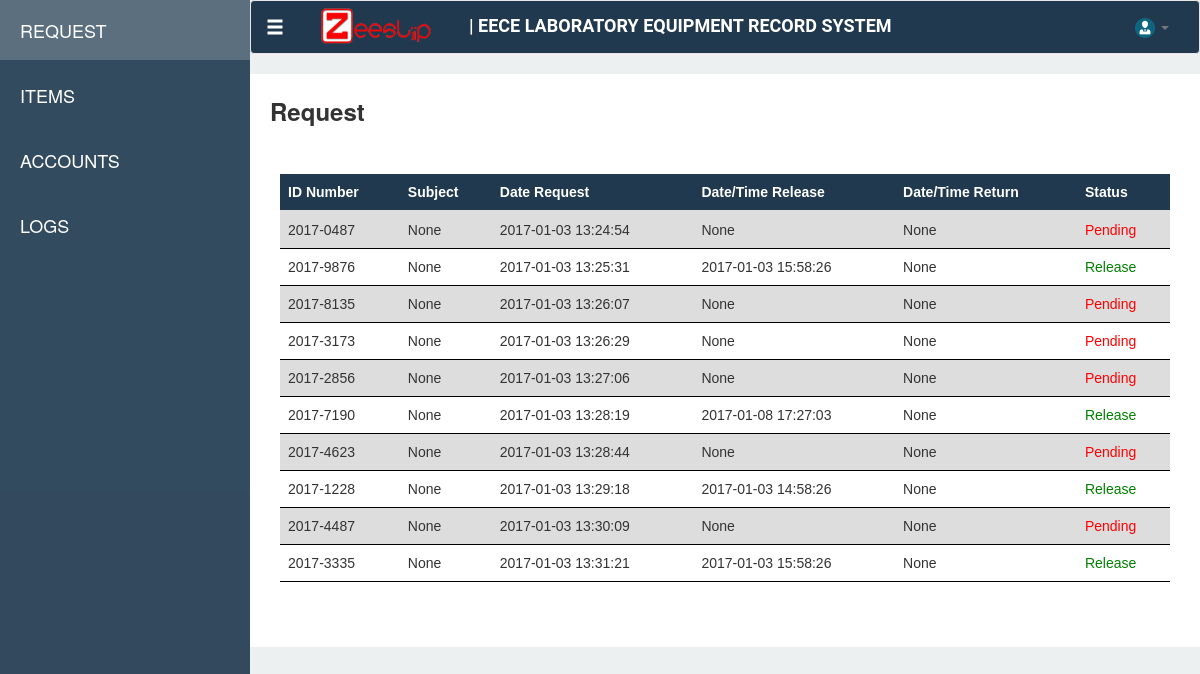
/dashboard/request, run on an earlier commit of the app's database.
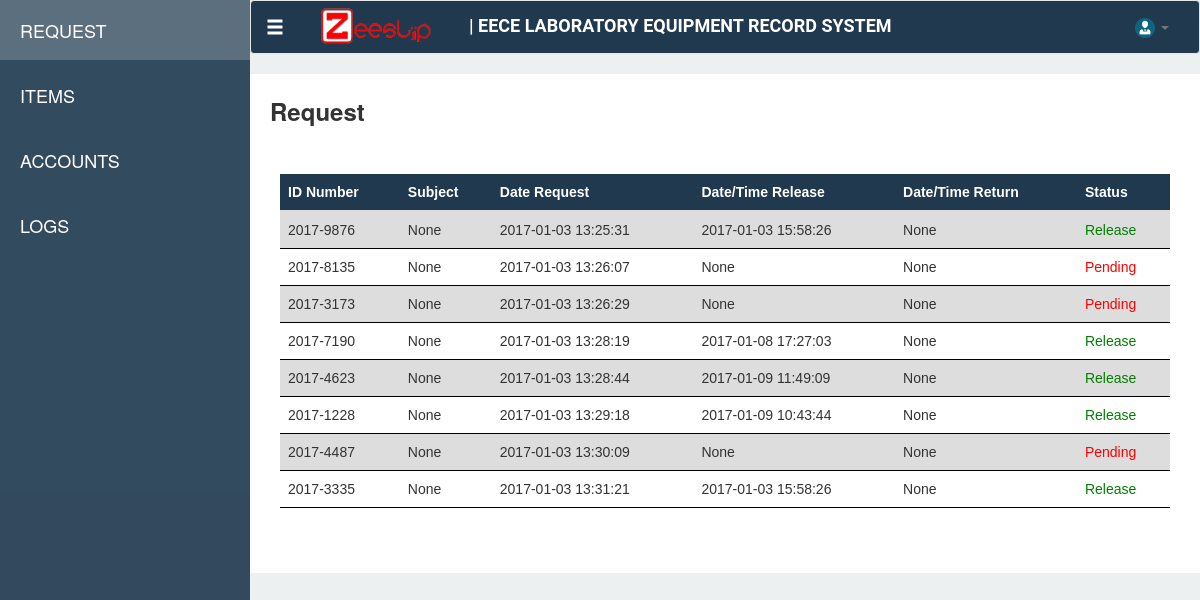
And on a later commit of the database.
### tables this page shows
CREATE TABLE "Request" ("requestId" INTEGER PRIMARY KEY  NOT NULL ,"idNumber" VARCHAR,"name" VARCHAR,"subject" VARCHAR,"requestDate" DATETIME DEFAULT (datetime(CURRENT_TIMESTAMP,'localtime')) );

### app.py (the view)
    @app.route('/dashboard/request')
    def request():
        con = sqlite3.connect("ZeeSlipv2.sqlite")
        con.row_factory = sqlite3.Row
        cur = con.cursor()
        cur.execute("SELECT Request.requestId, Request.idNumber, Request.name, Request.subject, Request.requestDate, itemId, itemCode, itemName, itemDescription, itemQuantity, itemAvailable, issueDate, returnDate FROM (SELECT BorrowedItem.itemId,itemCode,itemName,itemDescription,BorrowedItem.itemQuantity, COALESCE((Item.itemQuantity - (SELECT SUM(BorrowedItem.itemQuantity) FROM BorrowedItem WHERE Item.itemId = BorrowedItem.itemId AND requestId IN (SELECT BorrowedItem.requestId FROM BorrowedItem WHERE BorrowedItem.issueDate IS NOT NULL AND returnDate IS NULL AND Item.itemId = BorrowedItem.itemId))),Item.itemQuantity) as itemAvailable, BorrowedItem.issueDate,BorrowedItem.returnDate,BorrowedItem.requestId as request FROM BorrowedItem,Item WHERE BorrowedItem.itemId = Item.itemId) LEFT JOIN Request ON request = Request.requestId WHERE requestID IS NOT NULL AND returnDate IS NULL GROUP BY requestId")
        rows = cur.fetchall()
        return render_template('modules/request.html', req = rows)

### templates/modules/request.html (shortened to what this page needs)
{% extends "dashboard.html" %}
{% block request %}
<link type="text/css" href="{{ url_for('static', filename='css/styles.css') }}" rel="stylesheet">
<div class="request-page-def">
    <div class="row">
        <div class="col-md-2"><span class="request-text"> Request </span></div>
    </div>
    <br>
    <div  class="row" style="padding: 25px" >
    <div  class="table-responsive">
        <table class="table" id="listRequest" style="cursor: pointer">
        <thead>
            <tr>
                <th>ID Number</th>
                <th>Subject</th>
                <th>Date Request</th>
                <th>Date/Time Release</th>
                <th>Date/Time Return</th>
                <th>Status</th>
            </tr>
            </thead>
        <tbody>
            {% for r in req %}
            <tr data-toggle="modal" data-target="#inModal" onclick="getReq({{ r[0] }})">
                <td>{{ r[1] }}</td>
                <td>{{ r[3] }}</td>
                <td>{{ r[4] }}</td>
                <td>{{ r[11] }}</td>
                <td>{{ r[12] }}</td>
                {% if r[11] == None %}
                <td style="color: red">Pending</td>
                {% else %}
                <td style="color: green">Release</td>
                {% endif %}
            </tr>
            {% endfor %}
            </tbody>
        </table>
        </div>
    </div>
</div>
</div>
{% endblock %}

### templates/dashboard.html (shortened to what this page needs)
<!DOCTYPE html>
<html lang="en" xmlns="http://www.w3.org/1999/html">
<head>
    <link rel="stylesheet" href="../static/bootstrap-3.3.5/css/bootstrap.min.css">
    <link type="text/css" href="{{ url_for('static', filename='css/dash.css') }}" rel="stylesheet"/>
    <link type="text/css" href="{{ url_for('static', filename='css/plugin/hover.css') }}" rel="stylesheet"/>
    <link type="text/css" href="{{ url_for('static', filename='css/plugin/simple-sidebar.css') }}" rel="stylesheet">
    <link type="text/css" href="{{ url_for('static', filename='font-awesome-4.4.0/css/font-awesome.min.css') }}" rel="stylesheet">
    <link rel="stylesheet" type="text/css" href="https://cdn.datatables.net/v/dt/dt-1.10.13/datatables.min.css"/>
</head>
<body>
<div>
        <div id="wrapper">
        <div id="sidebar-wrapper">
            <ul class="sidebar-nav">
                <br>
                <li class="active sidebar-brand">
                   <a href="/dashboard/request">REQUEST</a>
                </li>
                <li class="sidebar-brand">
                    <a href="/dashboard/items">ITEMS</a>
                </li>
                <li class="sidebar-brand">
                    <a href="/dashboard/account">ACCOUNTS</a>
                </li>
                <li class="sidebar-brand">
                    <a href="/dashboard/logs">LOGS</a>
                </li>
            </ul>
        </div>
            <div id="header">
<nav class="navbar navbar-default nav1" style="color: #000000">
  <div class="container-fluid">
    <div class="navbar-header">
      <a class="navbar-brand glyphicon glyphicon-menu-hamburger" href="#menu-toggle" id="menu-toggle" style="color: #ffffff"></a>
      <ul class="nav navbar-nav">
        <img src="../static/img/zeeslip-banner.png" class="nav1-img">
      </ul>
      <div id="titleB" class="navbar-left nav1-text">
          | EECE LABORATORY EQUIPMENT RECORD SYSTEM
      </div>
    </div>
    <div class="collapse navbar-collapse" id="bs-example-navbar-collapse-1">
      <ul class="nav navbar-nav navbar-right">
        <li>
        <li class="dropdown">
          <a href="#" class="dropdown-toggle" data-toggle="dropdown" role="button" aria-haspopup="true" aria-expanded="false"><img src="../static/img/business-person-icon.png" height="20px" width="20px"> <span class="caret"></span></a>
        </li>
      </ul>
    </div>
  </div>
</nav>
</div>
        {% block request %}
         {%endblock %}
</div>
</body>
</html>

### static/css/dash.css (style rules this page uses)
body { background-color: #ecf0f1; }
.nav1 { background-color: #20394e; color: #ffffff; }
.nav1-img { margin-left: 20px; margin-top: 5px; height: 40px; width: 120px; margin-right: 30px; }
.nav1-text { margin-top: 12px; font-weight: bold; color: #ffffff; font-size: 18px; font-family: Roboto; }
.request-page-def { padding: 20px; background-color: #ffffff; }
.request-text { font-size: 24px; font-weight: bold; }
table { font-family: arial, sans-serif; border-collapse: collapse; width: 100%; }
th { background-color: #20394e; color: white; }
td, th { border-bottom: 1px solid #000000; text-align: left; padding: 8px; }
tr:nth-child(odd) { background-color: #dddddd; }

### static/css/styles.css (style rules this page uses)
td { cursor: pointer; }

What changed in the data, as far as the page shows it:
removed Request: idNumber "2017-0487", r "None", requestDate "2017-01-03 13:24:54", shows "Pending"
no longer on this page (row unchanged): Request: idNumber "2017-2856", r "None", requestDate "2017-01-03 13:27:06", shows "Pending"
computed for Request (number 5 of 8 on the later page): r "None" → "2017-01-09 11:49:09"; text "Pending" → "Release"
computed for Request (number 6 of 8 on the later page): r "2017-01-03 14:58:26" → "2017-01-09 10:43:44"
